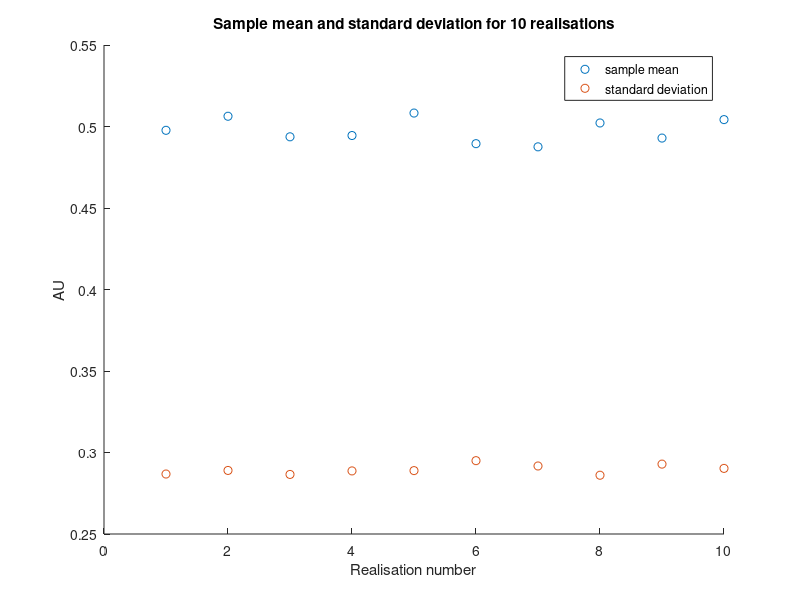
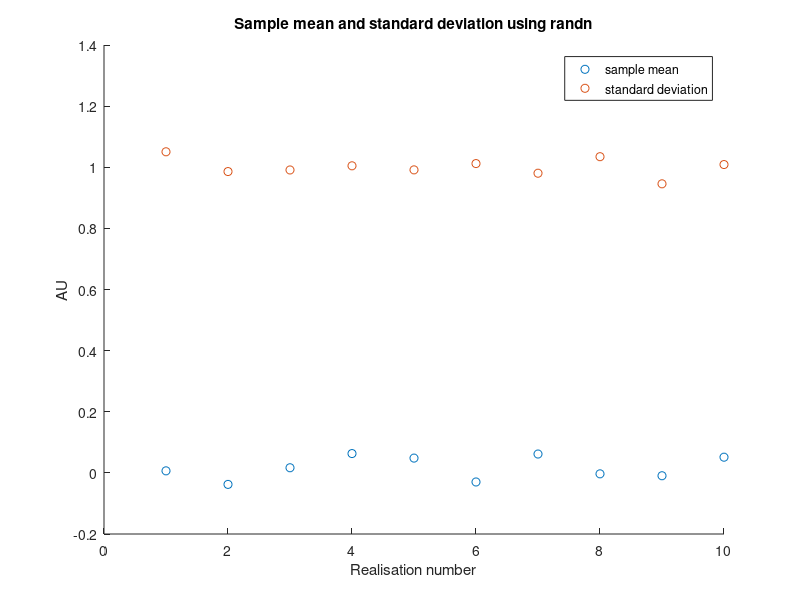
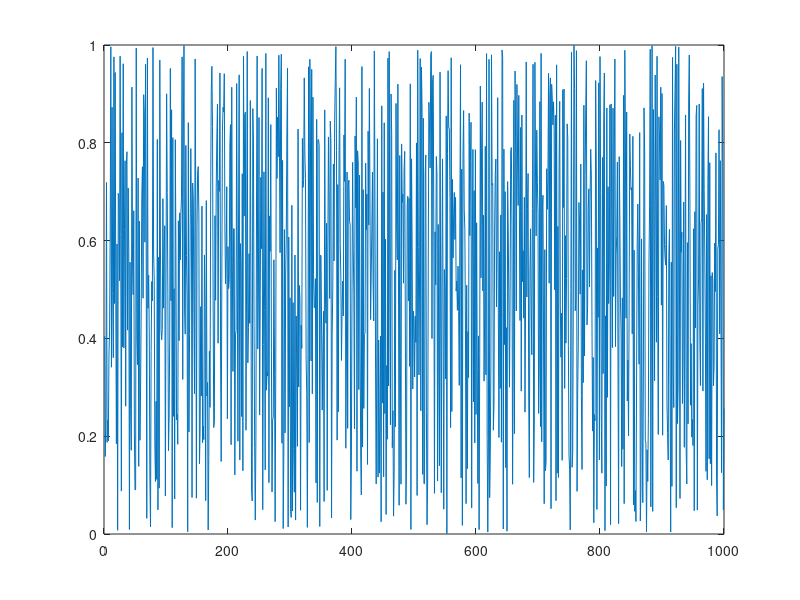

These charts were generated, in order, by the following MATLAB code:
clear all, clc, close all

%1.1
x = rand(1000,1);
figure(1)
plot(1:1000, x)

m = mean(x);
standard_dev = std(x);

for i=1:10
  x = rand(1000,1);
  x_n{i,1} = x(:,1);
end

for i=1:10
    m_n(i) = mean(x_n{i,1});
    std_n(i) = std(x_n{i,1});
end
figure(2)
scatter(1:10, m_n)
hold on
scatter(1:10, std_n)
title('Sample mean and standard deviation for 10 realisations')
xlabel('Realisation number')
ylabel('AU')
legend('sample mean', 'standard deviation')
print -depsc myfig.eps
t=1:0.01:30;

    
for i=1:10
   max(i) = (1/sqrt(12)) - std_n(i) 
end
%hist(x)

%1.1-5
x = randn(1000,1);

m5 = mean(x);
standard_dev5 = std(x);

for i=1:10
  x5 = randn(1000,1);
  x_n5{i,1} = x5(:,1);
end

for i=1:10
    m_n5(i) = mean(x_n5{i,1});
    std_n5(i) = std(x_n5{i,1});
end
figure(3)
scatter(1:10, m_n5)
hold on
scatter(1:10, std_n5)
title('Sample mean and standard deviation using randn')
xlabel('Realisation number')
ylabel('AU')
legend('sample mean', 'standard deviation')
print -depsc myfig2.eps
t=1:0.01:30;

    
for i=1:10
   max(i) = (1/sqrt(12)) - std_n(i) 
end
%hist(x)

